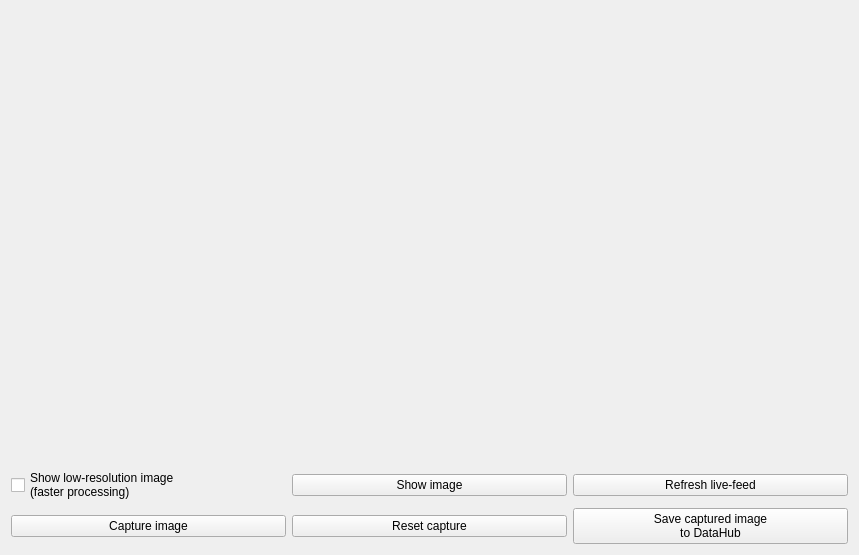
<?xml version="1.0" encoding="UTF-8"?>
<ui version="4.0">
 <class>calibration_main</class>
 <widget class="QWidget" name="calibration_main">
  <property name="geometry">
   <rect>
    <x>0</x>
    <y>0</y>
    <width>859</width>
    <height>555</height>
   </rect>
  </property>
  <property name="windowTitle">
   <string>Form</string>
  </property>
  <layout class="QHBoxLayout" name="horizontalLayout_4">
   <item>
    <layout class="QHBoxLayout" name="main_layout">
     <item>
      <layout class="QVBoxLayout" name="verticalLayout">
       <item>
        <widget class="QWidget" name="wdg_holder_canvas" native="true">
         <layout class="QHBoxLayout" name="holder_canvas"/>
        </widget>
       </item>
       <item>
        <layout class="QHBoxLayout" name="horizontalLayout_2">
         <item>
          <widget class="QCheckBox" name="chk_lres">
           <property name="text">
            <string>Show low-resolution image
(faster processing)</string>
           </property>
          </widget>
         </item>
         <item>
          <widget class="QPushButton" name="btn_showimage">
           <property name="text">
            <string>Show image</string>
           </property>
          </widget>
         </item>
         <item>
          <widget class="QPushButton" name="btn_refresh">
           <property name="text">
            <string>Refresh live-feed</string>
           </property>
          </widget>
         </item>
        </layout>
       </item>
       <item>
        <layout class="QHBoxLayout" name="horizontalLayout_3">
         <item>
          <widget class="QPushButton" name="btn_capture">
           <property name="text">
            <string>Capture image</string>
           </property>
          </widget>
         </item>
         <item>
          <widget class="QPushButton" name="btn_resetcapture">
           <property name="text">
            <string>Reset capture</string>
           </property>
          </widget>
         </item>
         <item>
          <widget class="QPushButton" name="btn_savecaptured">
           <property name="text">
            <string>Save captured image
to DataHub</string>
           </property>
          </widget>
         </item>
        </layout>
       </item>
      </layout>
     </item>
     <item>
      <layout class="QVBoxLayout" name="lyt_holder_calibration_controls"/>
     </item>
    </layout>
   </item>
  </layout>
 </widget>
 <resources/>
 <connections/>
</ui>
